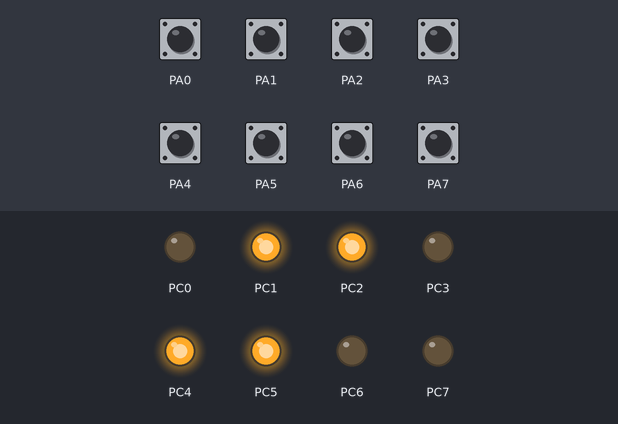
Recording of a program running on a simulated ATmega1284P, built with avr-gcc and emulated at 8 MHz. Shown: output pins drawn as LEDs (lit = HIGH). The inputs (shaded band) are chosen by the test bench; at power-on: PA0–7 HIGH.

Above: at 1.2 s.
1.3 s: PA0 pulled LOW for 0.15 s
At 1.8 s:
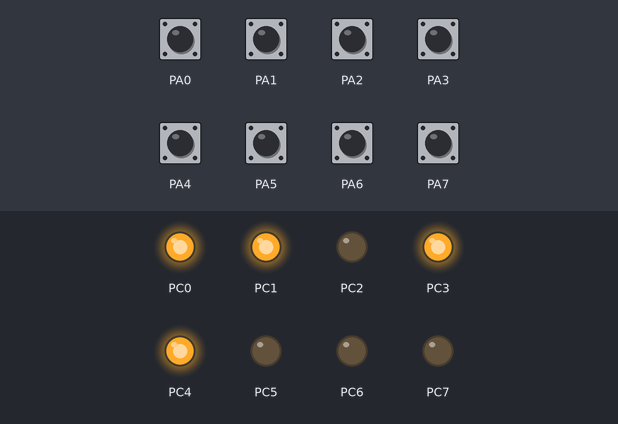
2.9 s: PA0 pulled LOW for 1 s
At 4.2 s:
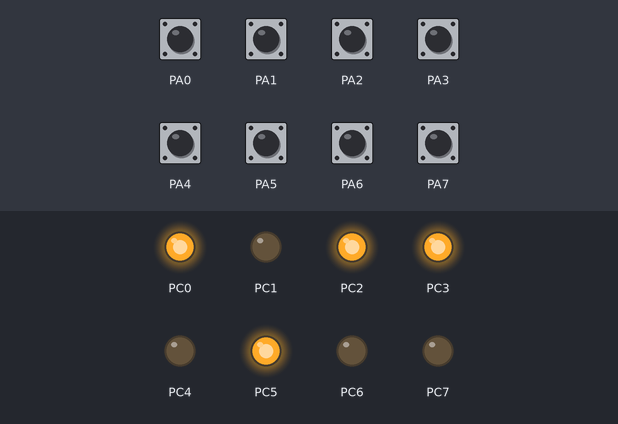
Timing chart, 0 to 5.9 s (numbered marks = the images above; inputs shaded):
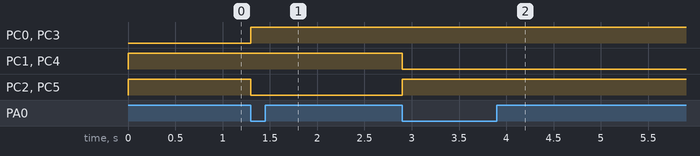

The program:

main.c
```c
/*	Author: Justin Quach jquac015@ucr.edu
 *  Partner(s) Name:
 *	Lab Section:
 *	Assignment: Lab 5  Exercise 2
 *	Exercise Description: Increment and decrement with PA0 and PA1 respectively, reset with both
 *
 *	I acknowledge all content contained herein, excluding template or example
 *	code, is my own original work.
 */
#include <avr/io.h>
#ifdef _SIMULATE_
#include "simAVRHeader.h"
#endif

enum Light_States{Start, First, FirstW, Sec, SecW, Thr, ThrW}Light_State;
unsigned char temp;

void LightSM(){
	switch(Light_State){
		case Start:
			Light_State = First;
			break;
		case FirstW:
			if(temp==0x00){
				Light_State = First;
			}else{
				Light_State = FirstW;
			}
			break;
		case First:
			if(temp==0x01){
				Light_State = SecW;
			}else{
				Light_State = First;
			}
			break;
		case SecW:
			if(temp==0x00){
				Light_State = Sec;
			}else{
				Light_State = SecW;
			}
			break;
		case Sec:
			if(temp==0x01){
				Light_State = ThrW;
			}else{
				Light_State = Sec;
			}
			break;
		case ThrW:
			if(temp==0x00){
				Light_State = Thr;
			}else{
				Light_State = ThrW;
			}
			break;
		case Thr:
			if(temp==0x01){
				Light_State = FirstW;
			}else{
				Light_State = Thr;
			}
			break;
		default:
			Light_State = Start;
			break;
	}
	switch(Light_State){
		case Start:
			temp = ~PINA&0x01;
		case FirstW:
			temp = ~PINA&0x01;
			PORTC = 0x36;
			break;
		case First:
			temp = ~PINA&0x01;
			PORTC = 0x36;
			break;
		case SecW:
			temp = ~PINA&0x01;
			PORTC = 0x1B;
			break;
		case Sec:
			temp = ~PINA&0x01;
			PORTC = 0x1B;
			break;
		case ThrW:
			temp = ~PINA&0x01;
			PORTC = 0x2D;
			break;
		case Thr:
			temp = ~PINA&0x01;
			PORTC = 0x2D;
			break;
		default:
			temp = ~PINA&0x01;
			break;
	}
}

int main(void) {
	DDRA = 0x00;
	PORTA = 0xFF;
	DDRC = 0xFF;
	PORTC = 0x00;
	Light_State = Start;
    while (1) {
	LightSM();
    }
    return 0;
}
```

simAVRHeader.h
```c
/* Debug information for SimAVR */
#include <stdio.h>
#ifndef F_CPU
#define F_CPU 8000000
#endif

#include <avr/sleep.h>
#include "/usr/csshare/pkgs/simavr/include/simavr/avr/avr_mcu_section.h"
AVR_MCU(F_CPU,"atmega1284");
AVR_MCU_VCD_FILE("build/results/Lab5_trace.vcd",1000);

const struct avr_mmcu_vcd_trace_t _mytrace[] _MMCU_ = {
    { AVR_MCU_VCD_SYMBOL("PINA0"), .mask = 1 << 0,.what = (void*)&PINA, } , // Example individual pin
    { AVR_MCU_VCD_SYMBOL("PORTB"), .what = (void*)&PORTB, } , // Example full port
    { AVR_MCU_VCD_SYMBOL("PINA"), .what = (void *)&PINA, } ,
    { AVR_MCU_VCD_SYMBOL("PORTC"), .what = (void*)&PORTC, } ,
    { AVR_MCU_VCD_SYMBOL("PORTD"), .what = (void*)&PORTD, } ,
};

/* Function to output through UART */
static int uart_putchar(char c, FILE *stream) {
    if (c == '\n') {
        uart_putchar('\r',stream);
    }
    loop_until_bit_is_set(UCSR0A,UDRE0);
    UDR0 = c;
    return 0;
}

/* Setup filestream for debugging */
FILE mystdout = FDEV_SETUP_STREAM(uart_putchar,NULL,_FDEV_SETUP_WRITE);
/* End SimAVR section */
```

Measured:
- after the input at 1.3 s, PC0, PC3: LOW → HIGH at once; PC2, PC5: HIGH → LOW at once
- after the input at 2.9 s, PC1, PC4: HIGH → LOW at once; PC2, PC5: LOW → HIGH at once
